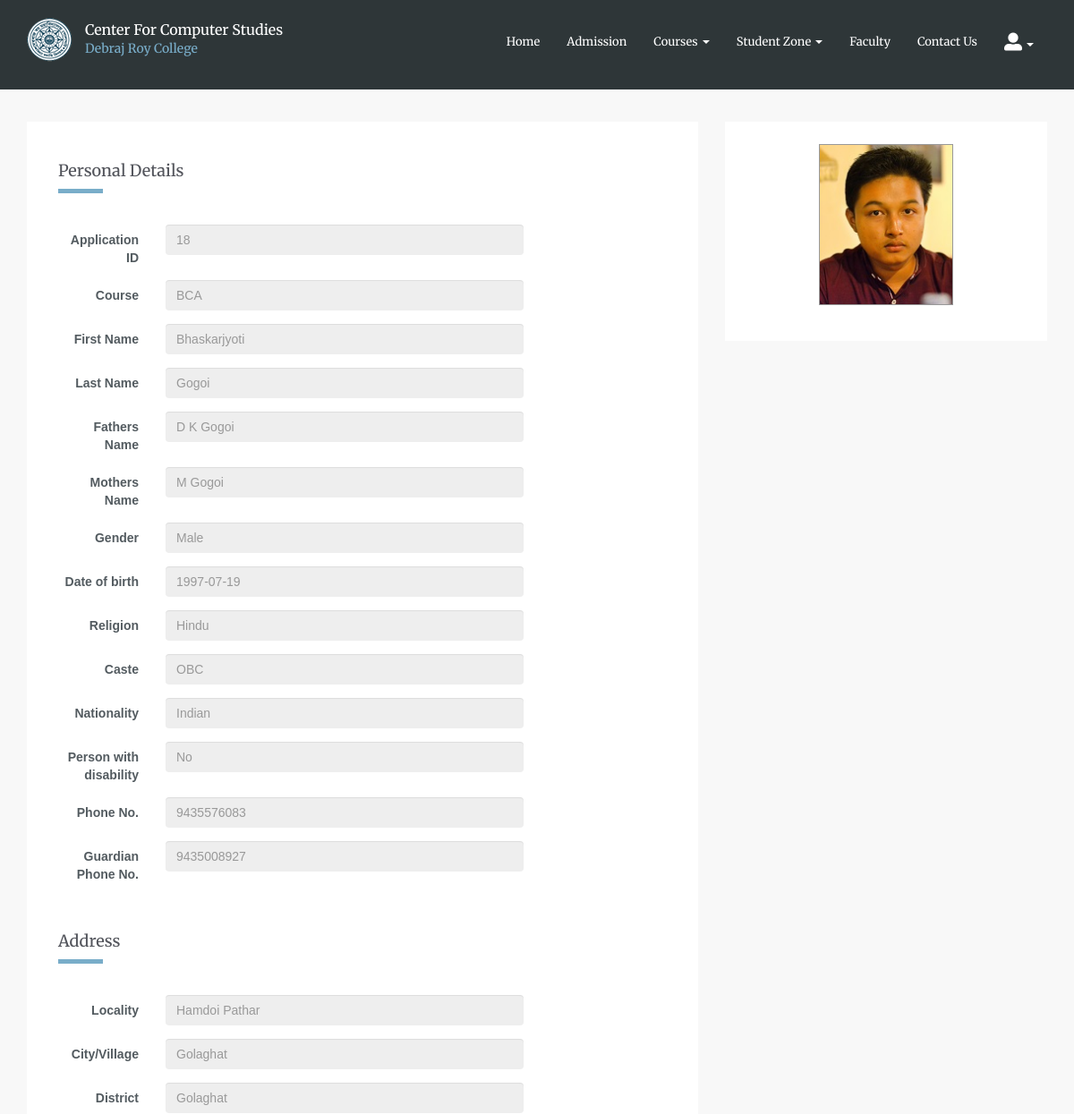
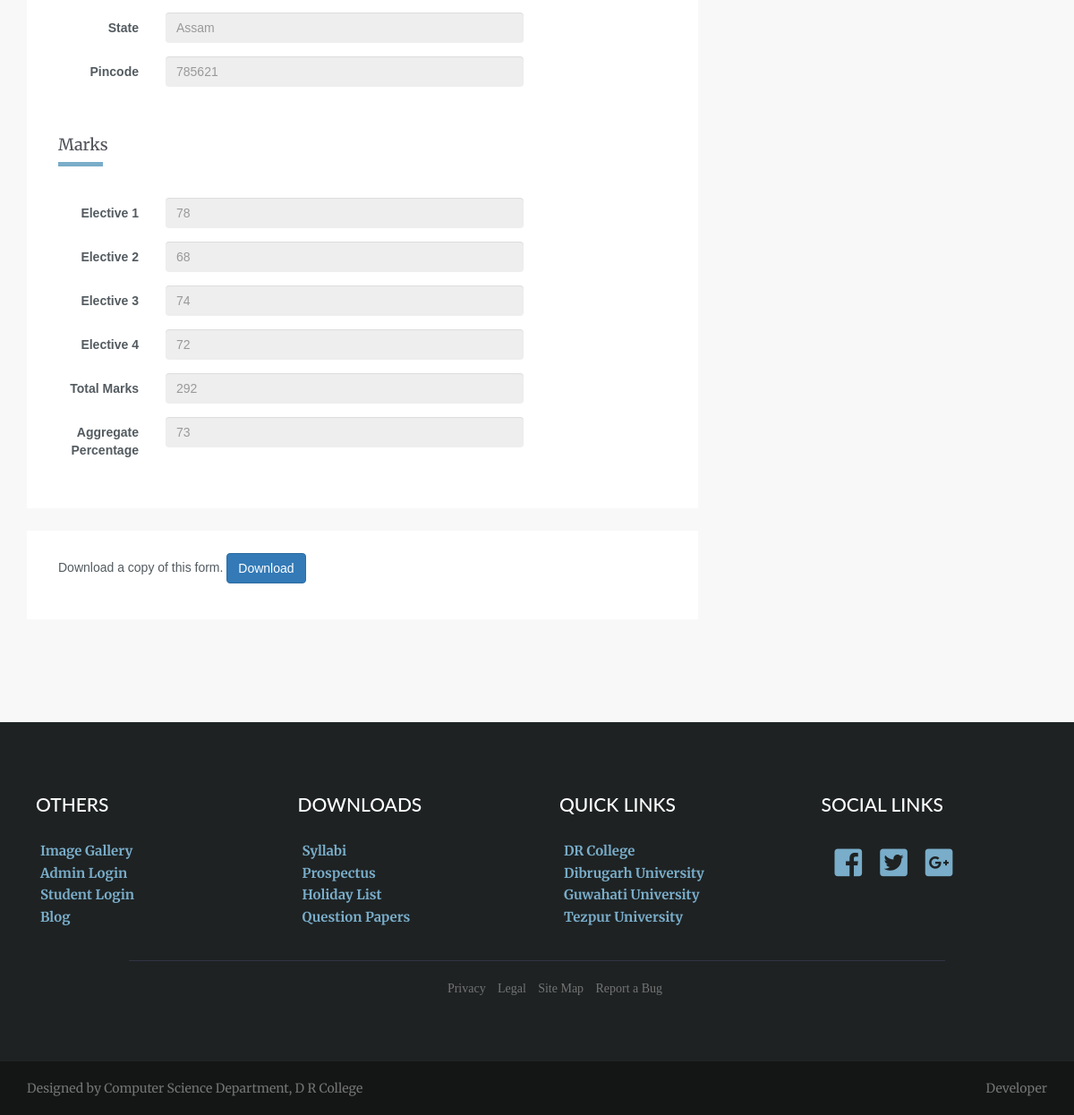
The page /dashboard/view-application.php (signed in) on the database its author committed (2 pictures, top to bottom).
### tables this page shows
CREATE TABLE `applications` (
  `application_id` int(128) NOT NULL,
  `applicant_id` int(11) NOT NULL,
  `course` varchar(10) NOT NULL,
  `first_name` varchar(128) NOT NULL,
  `last_name` varchar(128) NOT NULL,
  `fathers_name` varchar(128) NOT NULL,
  `mothers_name` varchar(128) NOT NULL,
  `gender` varchar(8) NOT NULL,
  `dob` date NOT NULL,
  `religion` varchar(100) NOT NULL,
  `caste` varchar(100) NOT NULL,
  `nationality` varchar(70) NOT NULL,
  `handicappe` varchar(5) NOT NULL,
  `ph_no` varchar(100) NOT NULL,
  `guardian_ph_no` varchar(100) NOT NULL,
  `locality` varchar(100) NOT NULL,
  `city_village` varchar(100) NOT NULL,
  `district` varchar(100) NOT NULL,
  `state` varchar(100) NOT NULL,
  `pincode` int(8) NOT NULL
);

CREATE TABLE `applicant_marks` (
  `applicant_marks_id` int(11) NOT NULL,
  `applicant_id` int(11) NOT NULL,
  `application_id` int(11) NOT NULL,
  `elective_1` int(4) NOT NULL,
  `elective_2` int(4) NOT NULL,
  `elective_3` int(4) NOT NULL,
  `elective_4` int(4) NOT NULL,
  `total_marks` int(3) NOT NULL,
  `aggregate_percentage` float NOT NULL
);

### dashboard/view-application.php (the view, shortened to what this page needs)
<?php
	include($_SERVER['DOCUMENT_ROOT'].'/ccs-dr/includes/header.php');
?>
</head>
<body>
	<?php
		include($_SERVER['DOCUMENT_ROOT'].'/ccs-dr/includes/nav.php');
	?>
	<section class="application-view">
		<div class="container">
			<div class="row">
					<?php
					if(isset($_SESSION['s_id'])) {
						$session = $_SESSION['s_id'];
                        $sql = "SELECT * FROM applications WHERE applicant_id = '$session'";
                        $result = $conn->query($sql);
                        $row = mysqli_fetch_assoc($result);
                        $app_id = $row['application_id'];
                        $sql2 = "SELECT * FROM applicant_marks WHERE applicant_id = '$session' AND application_id = '$app_id'";
                        $result2 = $conn->query($sql2);
                        $row2 = mysqli_fetch_assoc($result2);
						echo "
						<div class='col-lg-8 col-md-8 col-sm-12'>
							<div class='application-view-section'>
								<div class='application-summary'>
									<form class='form-horizontal' role='form' action='includes/application.submit.script.php'  method='POST'>
									<h3>Personal Details</h3>
									<div class='blue-dash'>
										<span></span>
									</div><br><br>
									<div class='form-group'>
									 	<label class='col-sm-2 control-label'>Application ID</label>
										<div class='col-sm-10'>
											<input type='text' class='form-control' placeholder='$row[application_id]' disabled='disabled'>
										</div>
									</div>
									<div class='form-group'>
									 	<label class='col-sm-2 control-label'>Course</label>
										<div class='col-sm-10'>
											<input type='text' class='form-control' placeholder='$row[course]' disabled='disabled'>
										</div>
									</div>
									<div class='form-group'>
									 	<label class='col-sm-2 control-label'>First Name</label>
										<div class='col-sm-10'>
											<input type='text' class='form-control' placeholder='$row[first_name]' disabled='disabled'>
										</div>
									</div>
									<div class='form-group'>
									 	<label class='col-sm-2 control-label'>Last Name</label>
										<div class='col-sm-10'>
											<input type='text' class='form-control' placeholder='$row[last_name]' disabled='disabled'>
										</div>
									</div>
									<div class='form-group'>
									 	<label class='col-sm-2 control-label'>Fathers Name</label>
										<div class='col-sm-10'>
											<input type='text' class='form-control' placeholder='$row[fathers_name]' disabled='disabled'>
										</div>
									</div>
									<div class='form-group'>
									 	<label class='col-sm-2 control-label'>Mothers Name</label>
										<div class='col-sm-10'>
											<input type='text' class='form-control' placeholder='$row[mothers_name]' disabled='disabled'>
										</div>
									</div>
									<div class='form-group'>
									 	<label class='col-sm-2 control-label'>Gender</label>
										<div class='col-sm-10'>
											<input type='text' class='form-control' placeholder='$row[gender]' disabled='disabled'>
										</div>
									</div>
									<div class='form-group'>
									 	<label class='col-sm-2 control-label'>Date of birth</label>
										<div class='col-sm-10'>
											<input type='text' class='form-control' placeholder='$row[dob]' disabled='disabled'>
										</div>
									</div>
									<div class='form-group'>
									 	<label class='col-sm-2 control-label'>Religion</label>
										<div class='col-sm-10'>
											<input type='text' class='form-control' placeholder='$row[religion]' disabled='disabled'>
										</div>
									</div>
									<div class='form-group'>
									 	<label class='col-sm-2 control-label'>Caste</label>
										<div class='col-sm-10'>
											<input type='text' class='form-control' placeholder='$row[caste]' disabled='disabled'>
										</div>
									</div>
									<div class='form-group'>
									 	<label class='col-sm-2 control-label'>Nationality</label>
										<div class='col-sm-10'>
											<input type='text' class='form-control' placeholder='$row[nationality]' disabled='disabled'>
										</div>
									</div>
									<div class='form-group'>
									 	<label class='col-sm-2 control-label'>Person with disability</label>
										<div class='col-sm-10'>
											<input type='text' class='form-control' placeholder='$row[handicappe]' disabled='disabled'>
										</div>
									</div>
									<div class='form-group'>
									 	<label class='col-sm-2 control-label'>Phone No.</label>
										<div class='col-sm-10'>
											<input type='text' class='form-control' placeholder='$row[ph_no]' disabled='disabled'>
										</div>
									</div>
									<div class='form-group'>
									 	<label class='col-sm-2 control-label'>Guardian Phone No.</label>
										<div class='col-sm-10'>
											<input type='text' class='form-control' placeholder='$row[guardian_ph_no]' disabled='disabled'>
										</div>
									</div>
									<br>
									<h3>Address</h3>
									<div class='blue-dash'>
										<span></span>
									</div><br><br>
									<div class='form-group'>
									 	<label class='col-sm-2 control-label'>Locality</label>
										<div class='col-sm-10'>
											<input type='text' class='form-control' placeholder='$row[locality]' disabled='disabled'>
										</div>
									</div>
									<div class='form-group'>
									 	<label class='col-sm-2 control-label'>City/Village</label>
										<div class='col-sm-10'>
											<input type='text' class='form-control' placeholder='$row[city_village]' disabled='disabled'>
										</div>
									</div>
									<div class='form-group'>
									 	<label class='col-sm-2 control-label'>District</label>
										<div class='col-sm-10'>
											<input type='text' class='form-control' placeholder='$row[district]' disabled='disabled'>
										</div>
									</div>
									<div class='form-group'>
									 	<label class='col-sm-2 control-label'>State</label>
										<div class='col-sm-10'>
											<input type='text' class='form-control' placeholder='$row[state]' disabled='disabled'>
										</div>
									</div>
									<div class='form-group'>
									 	<label class='col-sm-2 control-label'>Pincode</label>
										<div class='col-sm-10'>
											<input type='text' class='form-control' placeholder='$row[pincode]' disabled='disabled'>
										</div>
									</div><br>
									<h3>Marks</h3>
									<div class='blue-dash'>
										<span></span>
									</div><br><br>
									<div class='form-group'>
									 	<label class='col-sm-2 control-label'>Elective 1</label>
										<div class='col-sm-10'>
											<input type='text' class='form-control' placeholder='$row2[elective_1]' disabled='disabled'>
										</div>
									</div>
									<div class='form-group'>
									 	<label class='col-sm-2 control-label'>Elective 2</label>
										<div class='col-sm-10'>
											<input type='text' class='form-control' placeholder='$row2[elective_2]' disabled='disabled'>
										</div>
									</div>
									<div class='form-group'>
									 	<label class='col-sm-2 control-label'>Elective 3</label>
										<div class='col-sm-10'>
											<input type='text' class='form-control' placeholder='$row2[elective_3]' disabled='disabled'>
										</div>
									</div>
									<div class='form-group'>
									 	<label class='col-sm-2 control-label'>Elective 4</label>
										<div class='col-sm-10'>
											<input type='text' class='form-control' placeholder='$row2[elective_4]' disabled='disabled'>
										</div>
									</div>
									<div class='form-group'>
									 	<label class='col-sm-2 control-label'>Total Marks</label>
										<div class='col-sm-10'>
											<input type='text' class='form-control' placeholder='$row2[total_marks]' disabled='disabled'>
										</div>
									</div>
									<div class='form-group'>
									 	<label class='col-sm-2 control-label'>Aggregate Percentage</label>
										<div class='col-sm-10'>
											<input type='text' class='form-control' placeholder='$row2[aggregate_percentage]' disabled='disabled'>
										</div>
									</div>
								</form>
								</div>
							</div>
						</div>
						<div class='col-lg-4 col-md-4 col-sm-12'>
							<div class='application-image-view'>
								<div class='applicant-image'>
									<img src = '//localhost/ccs-dr/img/students-image/applicant_image$app_id.jpg'>
								</div>
							</div>
						</div>
						<div class='col-lg-8 col-md-8 col-sm-12'>
							<div class='application-view-section'>
								<div class='application-summary'>
								<form action='//localhost/ccs-dr/includes/generate-receipt-pdf.php' method='POST'>
									<input type='hidden' name='applicationID' value='$row[application_id]'/>
									Download a copy of this form.
									<button type='submit'  name='submit' class='btn btn-primary'>Download</button>
								</form>
								</div>
							</div>
						</div>";
					} else {
						echo "
							<div class='col-lg-12 col-md-12 col-sm-12'>
								<div class='alert alert-danger alert-dismissable' style='width: 250px; margin: 0 auto;'>    <button type='button' class='close' data-dismiss='alert'        aria-hidden='true'>       &times;    </button> You are not logged in! </div>
								<h4 style='text-align: center; margin-top: 20px;'>
									Click <a href='//localhost/ccs-dr/student-login.php'><span>here</span></a>
								to login.</h4>
							</div>";}
					?>
			</div>
		</div>
	</section>
	<?php
		include($_SERVER['DOCUMENT_ROOT'].'/ccs-dr/includes/footer.php');
	?>
</body>
</html>

### rows shown on the page
applications: application_id "18", course "BCA", first_name "Bhaskarjyoti", last_name "Gogoi", fathers_name "D K Gogoi", mothers_name "M Gogoi", gender "Male", dob "1997-07-19", religion "Hindu", caste "OBC", nationality "Indian", handicappe "No", ph_no "9435576083", guardian_ph_no "9435008927", locality "Hamdoi Pathar", city_village "Golaghat", district "Golaghat", state "Assam", pincode "785621"
applicant_marks: elective_1 "78", elective_2 "68", elective_3 "74", elective_4 "72", total_marks "292", aggregate_percentage "73"
